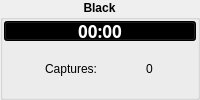
                <widget class="QGroupBox" name="blackFrame" >
                 <property name="sizePolicy" >
                  <sizepolicy vsizetype="Minimum" hsizetype="Preferred" >
                   <horstretch>0</horstretch>
                   <verstretch>0</verstretch>
                  </sizepolicy>
                 </property>
                 <property name="minimumSize" >
                  <size>
                   <width>16</width>
                   <height>60</height>
                  </size>
                 </property>
                 <property name="font" >
                  <font>
                   <weight>75</weight>
                   <bold>true</bold>
                  </font>
                 </property>
                 <property name="title" >
                  <string>Black</string>
                 </property>
                 <property name="alignment" >
                  <set>Qt::AlignHCenter</set>
                 </property>
                 <layout class="QVBoxLayout" >
                  <property name="spacing" >
                   <number>0</number>
                  </property>
                  <property name="margin" >
                   <number>1</number>
                  </property>
                  <item>
                   <widget class="QPushButton" name="pb_timeBlack" >
                    <property name="sizePolicy" >
                     <sizepolicy vsizetype="Minimum" hsizetype="Expanding" >
                      <horstretch>0</horstretch>
                      <verstretch>0</verstretch>
                     </sizepolicy>
                    </property>
                    <property name="maximumSize" >
                     <size>
                      <width>16777215</width>
                      <height>20</height>
                     </size>
                    </property>
                    <property name="palette" >
                     <palette>
                      <active>
                       <colorrole role="WindowText" >
                        <brush brushstyle="SolidPattern" >
                         <color alpha="255" >
                          <red>255</red>
                          <green>255</green>
                          <blue>255</blue>
                         </color>
                        </brush>
                       </colorrole>
                       <colorrole role="Button" >
                        <brush brushstyle="SolidPattern" >
                         <color alpha="255" >
                          <red>0</red>
                          <green>0</green>
                          <blue>0</blue>
                         </color>
                        </brush>
                       </colorrole>
                       <colorrole role="Light" >
                        <brush brushstyle="SolidPattern" >
                         <color alpha="255" >
                          <red>0</red>
                          <green>0</green>
                          <blue>0</blue>
                         </color>
                        </brush>
                       </colorrole>
                       <colorrole role="Midlight" >
                        <brush brushstyle="SolidPattern" >
                         <color alpha="255" >
                          <red>0</red>
                          <green>0</green>
                          <blue>0</blue>
                         </color>
                        </brush>
                       </colorrole>
                       <colorrole role="Dark" >
                        <brush brushstyle="SolidPattern" >
                         <color alpha="255" >
                          <red>0</red>
                          <green>0</green>
                          <blue>0</blue>
                         </color>
                        </brush>
                       </colorrole>
                       <colorrole role="Mid" >
                        <brush brushstyle="SolidPattern" >
                         <color alpha="255" >
                          <red>0</red>
                          <green>0</green>
                          <blue>0</blue>
                         </color>
                        </brush>
                       </colorrole>
                       <colorrole role="Text" >
                        <brush brushstyle="SolidPattern" >
                         <color alpha="255" >
                          <red>255</red>
                          <green>255</green>
                          <blue>255</blue>
                         </color>
                        </brush>
                       </colorrole>
                       <colorrole role="BrightText" >
                        <brush brushstyle="SolidPattern" >
                         <color alpha="255" >
                          <red>255</red>
                          <green>255</green>
                          <blue>255</blue>
                         </color>
                        </brush>
                       </colorrole>
                       <colorrole role="ButtonText" >
                        <brush brushstyle="SolidPattern" >
                         <color alpha="255" >
                          <red>255</red>
                          <green>255</green>
                          <blue>255</blue>
                         </color>
                        </brush>
                       </colorrole>
                       <colorrole role="Base" >
                        <brush brushstyle="SolidPattern" >
                         <color alpha="255" >
                          <red>0</red>
                          <green>0</green>
                          <blue>0</blue>
                         </color>
                        </brush>
                       </colorrole>
                       <colorrole role="Window" >
                        <brush brushstyle="SolidPattern" >
                         <color alpha="255" >
                          <red>0</red>
                          <green>0</green>
                          <blue>0</blue>
                         </color>
                        </brush>
                       </colorrole>
                       <colorrole role="Shadow" >
                        <brush brushstyle="SolidPattern" >
                         <color alpha="255" >
                          <red>0</red>
                          <green>0</green>
                          <blue>0</blue>
                         </color>
                        </brush>
                       </colorrole>
                       <colorrole role="Highlight" >
                        <brush brushstyle="SolidPattern" >
                         <color alpha="255" >
                          <red>103</red>
                          <green>141</green>
                          <blue>178</blue>
                         </color>
                        </brush>
                       </colorrole>
                       <colorrole role="HighlightedText" >
                        <brush brushstyle="SolidPattern" >
                         <color alpha="255" >
                          <red>255</red>
                          <green>255</green>
                          <blue>255</blue>
                         </color>
                        </brush>
                       </colorrole>
                       <colorrole role="Link" >
                        <brush brushstyle="SolidPattern" >
                         <color alpha="255" >
                          <red>0</red>
                          <green>0</green>
                          <blue>238</blue>
                         </color>
                        </brush>
                       </colorrole>
                       <colorrole role="LinkVisited" >
                        <brush brushstyle="SolidPattern" >
                         <color alpha="255" >
                          <red>82</red>
                          <green>24</green>
                          <blue>139</blue>
                         </color>
                        </brush>
                       </colorrole>
                       <colorrole role="AlternateBase" >
                        <brush brushstyle="SolidPattern" >
                         <color alpha="255" >
                          <red>0</red>
                          <green>0</green>
                          <blue>0</blue>
                         </color>
                        </brush>
                       </colorrole>
                      </active>
                      <inactive>
                       <colorrole role="WindowText" >
                        <brush brushstyle="SolidPattern" >
                         <color alpha="255" >
                          <red>255</red>
                          <green>255</green>
                          <blue>255</blue>
                         </color>
                        </brush>
                       </colorrole>
                       <colorrole role="Button" >
                        <brush brushstyle="SolidPattern" >
                         <color alpha="255" >
                          <red>0</red>
                          <green>0</green>
                          <blue>0</blue>
                         </color>
                        </brush>
                       </colorrole>
                       <colorrole role="Light" >
                        <brush brushstyle="SolidPattern" >
                         <color alpha="255" >
                          <red>0</red>
                          <green>0</green>
                          <blue>0</blue>
                         </color>
                        </brush>
                       </colorrole>
                       <colorrole role="Midlight" >
                        <brush brushstyle="SolidPattern" >
                         <color alpha="255" >
                          <red>0</red>
                          <green>0</green>
                          <blue>0</blue>
                         </color>
                        </brush>
                       </colorrole>
                       <colorrole role="Dark" >
                        <brush brushstyle="SolidPattern" >
                         <color alpha="255" >
                          <red>0</red>
                          <green>0</green>
                          <blue>0</blue>
                         </color>
                        </brush>
                       </colorrole>
                       <colorrole role="Mid" >
                        <brush brushstyle="SolidPattern" >
                         <color alpha="255" >
                          <red>0</red>
                          <green>0</green>
                          <blue>0</blue>
                         </color>
                        </brush>
                       </colorrole>
                       <colorrole role="Text" >
                        <brush brushstyle="SolidPattern" >
                         <color alpha="255" >
                          <red>255</red>
                          <green>255</green>
                          <blue>255</blue>
                         </color>
                        </brush>
                       </colorrole>
                       <colorrole role="BrightText" >
                        <brush brushstyle="SolidPattern" >
                         <color alpha="255" >
                          <red>255</red>
                          <green>255</green>
                          <blue>255</blue>
                         </color>
                        </brush>
                       </colorrole>
                       <colorrole role="ButtonText" >
                        <brush brushstyle="SolidPattern" >
                         <color alpha="255" >
                          <red>255</red>
                          <green>255</green>
                          <blue>255</blue>
                         </color>
                        </brush>
                       </colorrole>
                       <colorrole role="Base" >
                        <brush brushstyle="SolidPattern" >
                         <color alpha="255" >
                          <red>0</red>
                          <green>0</green>
                          <blue>0</blue>
                         </color>
                        </brush>
                       </colorrole>
                       <colorrole role="Window" >
                        <brush brushstyle="SolidPattern" >
                         <color alpha="255" >
                          <red>0</red>
                          <green>0</green>
                          <blue>0</blue>
                         </color>
                        </brush>
                       </colorrole>
                       <colorrole role="Shadow" >
                        <brush brushstyle="SolidPattern" >
                         <color alpha="255" >
                          <red>0</red>
                          <green>0</green>
                          <blue>0</blue>
                         </color>
                        </brush>
                       </colorrole>
                       <colorrole role="Highlight" >
                        <brush brushstyle="SolidPattern" >
                         <color alpha="255" >
                          <red>103</red>
                          <green>141</green>
                          <blue>178</blue>
                         </color>
                        </brush>
                       </colorrole>
                       <colorrole role="HighlightedText" >
                        <brush brushstyle="SolidPattern" >
                         <color alpha="255" >
                          <red>255</red>
                          <green>255</green>
                          <blue>255</blue>
                         </color>
                        </brush>
                       </colorrole>
                       <colorrole role="Link" >
                        <brush brushstyle="SolidPattern" >
                         <color alpha="255" >
                          <red>0</red>
                          <green>0</green>
                          <blue>238</blue>
                         </color>
                        </brush>
                       </colorrole>
                       <colorrole role="LinkVisited" >
                        <brush brushstyle="SolidPattern" >
                         <color alpha="255" >
                          <red>82</red>
                          <green>24</green>
                          <blue>139</blue>
                         </color>
                        </brush>
                       </colorrole>
                       <colorrole role="AlternateBase" >
                        <brush brushstyle="SolidPattern" >
                         <color alpha="255" >
                          <red>0</red>
                          <green>0</green>
                          <blue>0</blue>
                         </color>
                        </brush>
                       </colorrole>
                      </inactive>
                      <disabled>
                       <colorrole role="WindowText" >
                        <brush brushstyle="SolidPattern" >
                         <color alpha="255" >
                          <red>0</red>
                          <green>0</green>
                          <blue>0</blue>
                         </color>
                        </brush>
                       </colorrole>
                       <colorrole role="Button" >
                        <brush brushstyle="SolidPattern" >
                         <color alpha="255" >
                          <red>0</red>
                          <green>0</green>
                          <blue>0</blue>
                         </color>
                        </brush>
                       </colorrole>
                       <colorrole role="Light" >
                        <brush brushstyle="SolidPattern" >
                         <color alpha="255" >
                          <red>0</red>
                          <green>0</green>
                          <blue>0</blue>
                         </color>
                        </brush>
                       </colorrole>
                       <colorrole role="Midlight" >
                        <brush brushstyle="SolidPattern" >
                         <color alpha="255" >
                          <red>0</red>
                          <green>0</green>
                          <blue>0</blue>
                         </color>
                        </brush>
                       </colorrole>
                       <colorrole role="Dark" >
                        <brush brushstyle="SolidPattern" >
                         <color alpha="255" >
                          <red>0</red>
                          <green>0</green>
                          <blue>0</blue>
                         </color>
                        </brush>
                       </colorrole>
                       <colorrole role="Mid" >
                        <brush brushstyle="SolidPattern" >
                         <color alpha="255" >
                          <red>0</red>
                          <green>0</green>
                          <blue>0</blue>
                         </color>
                        </brush>
                       </colorrole>
                       <colorrole role="Text" >
                        <brush brushstyle="SolidPattern" >
                         <color alpha="255" >
                          <red>0</red>
                          <green>0</green>
                          <blue>0</blue>
                         </color>
                        </brush>
                       </colorrole>
                       <colorrole role="BrightText" >
                        <brush brushstyle="SolidPattern" >
                         <color alpha="255" >
                          <red>255</red>
                          <green>255</green>
                          <blue>255</blue>
                         </color>
                        </brush>
                       </colorrole>
                       <colorrole role="ButtonText" >
                        <brush brushstyle="SolidPattern" >
                         <color alpha="255" >
                          <red>0</red>
                          <green>0</green>
                          <blue>0</blue>
                         </color>
                        </brush>
                       </colorrole>
                       <colorrole role="Base" >
                        <brush brushstyle="SolidPattern" >
                         <color alpha="255" >
                          <red>0</red>
                          <green>0</green>
                          <blue>0</blue>
                         </color>
                        </brush>
                       </colorrole>
                       <colorrole role="Window" >
                        <brush brushstyle="SolidPattern" >
                         <color alpha="255" >
                          <red>0</red>
                          <green>0</green>
                          <blue>0</blue>
                         </color>
                        </brush>
                       </colorrole>
                       <colorrole role="Shadow" >
                        <brush brushstyle="SolidPattern" >
                         <color alpha="255" >
                          <red>0</red>
                          <green>0</green>
                          <blue>0</blue>
                         </color>
                        </brush>
                       </colorrole>
                       <colorrole role="Highlight" >
                        <brush brushstyle="SolidPattern" >
                         <color alpha="255" >
                          <red>86</red>
                          <green>117</green>
                          <blue>148</blue>
                         </color>
                        </brush>
                       </colorrole>
                       <colorrole role="HighlightedText" >
                        <brush brushstyle="SolidPattern" >
                         <color alpha="255" >
                          <red>255</red>
                          <green>255</green>
                          <blue>255</blue>
                         </color>
                        </brush>
                       </colorrole>
                       <colorrole role="Link" >
                        <brush brushstyle="SolidPattern" >
                         <color alpha="255" >
                          <red>0</red>
                          <green>0</green>
                          <blue>238</blue>
                         </color>
                        </brush>
                       </colorrole>
                       <colorrole role="LinkVisited" >
                        <brush brushstyle="SolidPattern" >
                         <color alpha="255" >
                          <red>82</red>
                          <green>24</green>
                          <blue>139</blue>
                         </color>
                        </brush>
                       </colorrole>
                       <colorrole role="AlternateBase" >
                        <brush brushstyle="SolidPattern" >
                         <color alpha="255" >
                          <red>0</red>
                          <green>0</green>
                          <blue>0</blue>
                         </color>
                        </brush>
                       </colorrole>
                      </disabled>
                     </palette>
                    </property>
                    <property name="font" >
                     <font>
                      <family>Sans Serif</family>
                      <pointsize>13</pointsize>
                      <weight>75</weight>
                      <italic>false</italic>
                      <bold>true</bold>
                      <underline>false</underline>
                      <strikeout>false</strikeout>
                     </font>
                    </property>
                    <property name="toolTip" >
                     <string>remaining time / stones</string>
                    </property>
                    <property name="whatsThis" >
                     <string>Clock

shows remaining time or byoyomi time / remaining stones.

Click on
- your own clock for pause request (NNGS) or
- the opponent's clock to give him additional time of one minute.</string>
                    </property>
                    <property name="text" >
                     <string>00:00</string>
                    </property>
                    <property name="flat" >
                     <bool>false</bool>
                    </property>
                   </widget>
                  </item>
                  <item>
                   <layout class="QHBoxLayout" >
                    <property name="spacing" >
                     <number>6</number>
                    </property>
                    <property name="margin" >
                     <number>0</number>
                    </property>
                    <item>
                     <widget class="QLabel" name="TextLabel2_2" >
                      <property name="font" >
                       <font>
                        <weight>50</weight>
                        <bold>false</bold>
                       </font>
                      </property>
                      <property name="text" >
                       <string>Captures:</string>
                      </property>
                      <property name="alignment" >
                       <set>Qt::AlignRight|Qt::AlignTrailing|Qt::AlignVCenter</set>
                      </property>
                     </widget>
                    </item>
                    <item>
                     <widget class="QLabel" name="capturesBlack" >
                      <property name="font" >
                       <font>
                        <weight>50</weight>
                        <bold>false</bold>
                       </font>
                      </property>
                      <property name="text" >
                       <string>0</string>
                      </property>
                      <property name="alignment" >
                       <set>Qt::AlignCenter</set>
                      </property>
                      <property name="margin" >
                       <number>0</number>
                      </property>
                     </widget>
                    </item>
                   </layout>
                  </item>
                 </layout>
                </widget>
